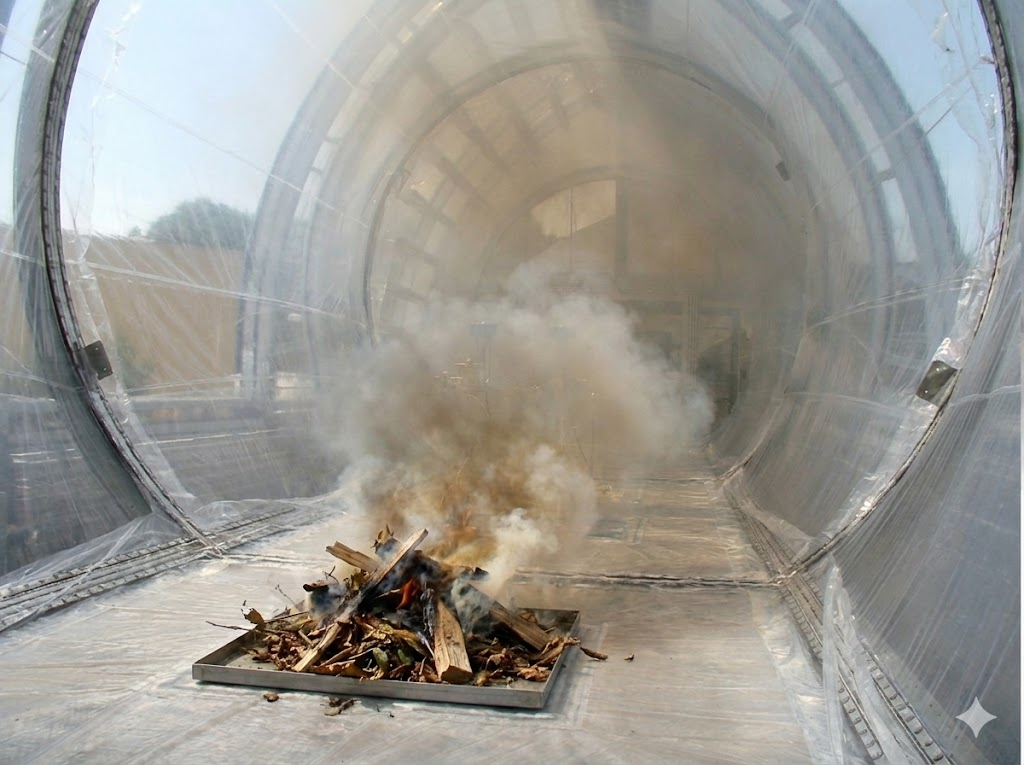
#> input picture SAPHIR Biomass Burning.jpg, 1024 x 765 px, given in place of #, which was not available
$ python make_icon.py '#' uses '../SAPHIR Biomass Burning.jpg'
#> lines starting #> are read from the running program, lines starting #| are printed output that depends on the picture; after the words box and inside, x2 and y2 are one past the last pixel; in counts of white or black regions, pixels touching at a corner belong together
"""Make the window icon and the logo from the SAPHIR biomass-burning photo.

    python make_icon.py                # uses "../SAPHIR Biomass Burning.jpg"
    python make_icon.py other.jpg

Writes next to this file:
    SAPHFIRE Logo.png   256 px, shown in the loading box
    SAPHFIRE.ico        16 to 256 px, window and taskbar icon

The large sizes show the fire, its smoke and the chamber; the small sizes (up to 48 px) use a
tighter crop so the fire is still recognisable. Change the crop boxes below to reframe.
"""
from __future__ import annotations

import sys
from pathlib import Path

from PIL import Image, ImageDraw

HERE = Path(__file__).resolve().parent
SOURCE = HERE.parent / "SAPHIR Biomass Burning.jpg"
WIDE = (150, 165, 750, 765)        # left, top, right, bottom in the 1024 x 765 photo
TIGHT = (200, 265, 700, 765)
LARGE, SMALL = (256, 128, 64), (48, 32, 24, 16)


def rounded(square: Image.Image, size: int) -> Image.Image:
    """Resize to ``size`` and round the corners (transparent outside)."""
    im = square.resize((size, size), Image.LANCZOS).convert("RGBA")
    scale = 4                                                    # draw the mask larger for a smooth edge
    mask = Image.new("L", (size * scale, size * scale), 0)
    ImageDraw.Draw(mask).rounded_rectangle((0, 0, size * scale - 1, size * scale - 1), radius=int(0.18 * size * scale), fill=255)
    im.putalpha(mask.resize((size, size), Image.LANCZOS))
    return im


def main(source: Path = SOURCE) -> None:
    photo = Image.open(source).convert("RGB")
#> photo is the input picture: PIL image 1024x765 RGB; mean R, G, B 154.8, 153.1, 147
    wide, tight = photo.crop(WIDE), photo.crop(TIGHT)
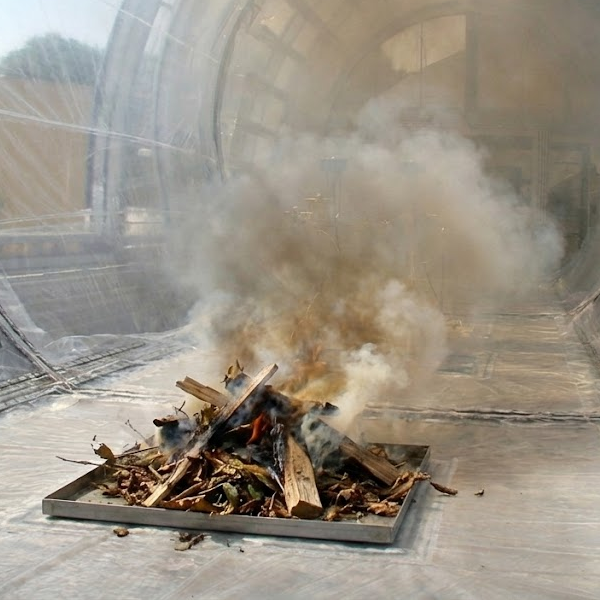
#> wide: PIL image 600x600 RGB; mean R, G, B 154.4, 146.3, 133.4
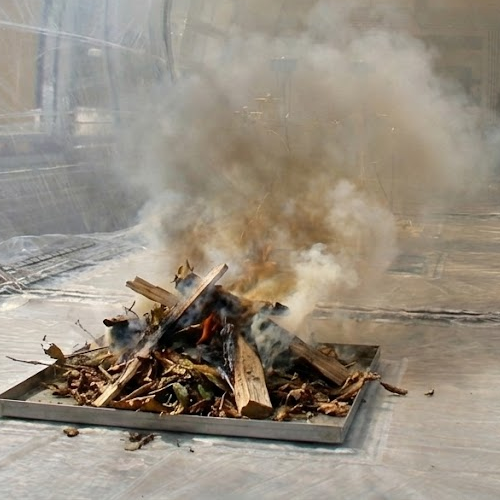
#> tight: PIL image 500x500 RGB; mean R, G, B 151.2, 141.7, 127.8
    rounded(wide, 256).save(HERE / "SAPHFIRE Logo.png")
#> in rounded, `mask = Image.new("L", (size * scale, size * scale), 0)`: mask: PIL image 1024x1024 L; every value is 0
#> in rounded, `ImageDraw.Draw(mask).rounded_rectangle((0, 0, size * scale - 1, size *..`:
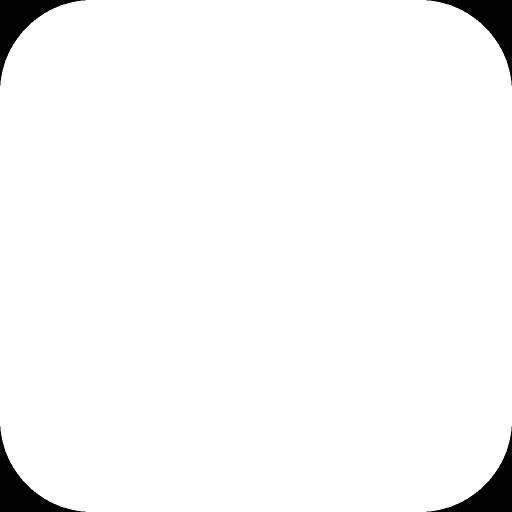
#> mask: PIL image 1024x1024 L (shown at 1/2 size); 97.2% white; 4 black regions, box (x1, y1, x2, y2) and area: (0, 0, 171, 171) 7320, (853, 0, 1024, 171) 7320, (0, 853, 171, 1024) 7320, (853, 853, 1024, 1024) 7320
    images = [rounded(wide, s) for s in LARGE] + [rounded(tight, s) for s in SMALL]      # one drawn image per size
#> in rounded (call 3), `mask = Image.new("L", (size * scale, size * scale), 0)`: mask: PIL image 512x512 L; every value is 0
#> in rounded (call 3), `ImageDraw.Draw(mask).rounded_rectangle((0, 0, size * scale - 1, size *..`: mask: PIL image 512x512 L; 97.2% white; 4 black regions, box (x1, y1, x2, y2) and area: (0, 0, 83, 83) 1843, (429, 0, 512, 83) 1843, (0, 429, 83, 512) 1843, (429, 429, 512, 512) 1843
#> call 4 of rounded, with size = 64
#> in rounded (call 4), `mask = Image.new("L", (size * scale, size * scale), 0)`: mask: PIL image 256x256 L; every value is 0
#> in rounded (call 4), `ImageDraw.Draw(mask).rounded_rectangle((0, 0, size * scale - 1, size *..`: mask: PIL image 256x256 L; 97.1% white; 4 black regions, box (x1, y1, x2, y2) and area: (0, 0, 40, 40) 470, (216, 0, 256, 40) 470, (0, 216, 40, 256) 470, (216, 216, 256, 256) 470
#> in rounded (call 4), `im.putalpha(mask.resize((size, size), Image.LANCZOS))`:
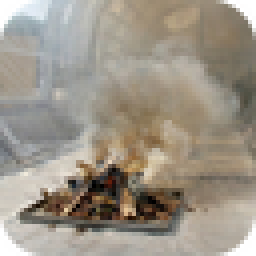
#> im: PIL image 64x64 RGBA (shown 4 times larger); mean R, G, B, A 154.4, 146.3, 133.4, 247.7; transparent parts drawn white
#> in rounded (call 5), `mask = Image.new("L", (size * scale, size * scale), 0)`: mask: PIL image 192x192 L; every value is 0
#> in rounded (call 5), `ImageDraw.Draw(mask).rounded_rectangle((0, 0, size * scale - 1, size *..`: mask: PIL image 192x192 L; 97.2% white; 4 black regions, box (x1, y1, x2, y2) and area: (0, 0, 29, 29) 260, (163, 0, 192, 29) 260, (0, 163, 29, 192) 260, (163, 163, 192, 192) 260
#> in rounded (call 6), `mask = Image.new("L", (size * scale, size * scale), 0)`: mask: PIL image 128x128 L; every value is 0
#> in rounded (call 6), `ImageDraw.Draw(mask).rounded_rectangle((0, 0, size * scale - 1, size *..`: mask: PIL image 128x128 L; 97.1% white; 4 black regions, box (x1, y1, x2, y2) and area: (0, 0, 19, 19) 119, (109, 0, 128, 19) 119, (0, 109, 19, 128) 119, (109, 109, 128, 128) 119
#> in rounded (call 7), `mask = Image.new("L", (size * scale, size * scale), 0)`: mask: PIL image 96x96 L; every value is 0
#> in rounded (call 7), `ImageDraw.Draw(mask).rounded_rectangle((0, 0, size * scale - 1, size *..`:
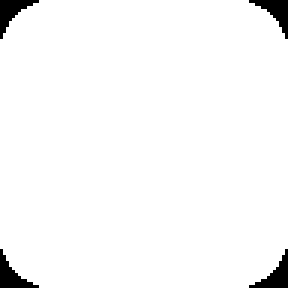
#> mask: PIL image 96x96 L (shown 3 times larger); 97.1% white; 4 black regions, box (x1, y1, x2, y2) and area: (0, 0, 13, 13) 67, (83, 0, 96, 13) 67, (0, 83, 13, 96) 67, (83, 83, 96, 96) 67
#> in rounded (call 8), `mask = Image.new("L", (size * scale, size * scale), 0)`: mask: PIL image 64x64 L; every value is 0
#> in rounded (call 8), `ImageDraw.Draw(mask).rounded_rectangle((0, 0, size * scale - 1, size *..`:
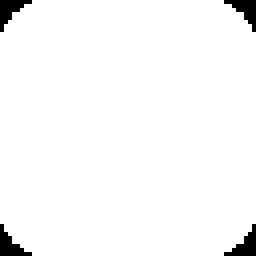
#> mask: PIL image 64x64 L (shown 4 times larger); 97.2% white; 4 black regions, box (x1, y1, x2, y2) and area: (0, 0, 8, 8) 29, (56, 0, 64, 8) 29, (0, 56, 8, 64) 29, (56, 56, 64, 64) 29
#> in rounded (call 8), `im.putalpha(mask.resize((size, size), Image.LANCZOS))`:
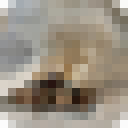
#> im: PIL image 16x16 RGBA (shown 8 times larger); mean R, G, B, A 151.2, 141.7, 127.8, 247.9; transparent parts drawn white
#> images = 7 items
    images[0].save(HERE / "SAPHFIRE.ico", format="ICO", sizes=[(s, s) for s in LARGE + SMALL],
                   append_images=images[1:])
    print(f"written: {HERE / 'SAPHFIRE Logo.png'} and SAPHFIRE.ico")


if __name__ == "__main__":
    main(Path(sys.argv[1]) if len(sys.argv) > 1 else SOURCE)
